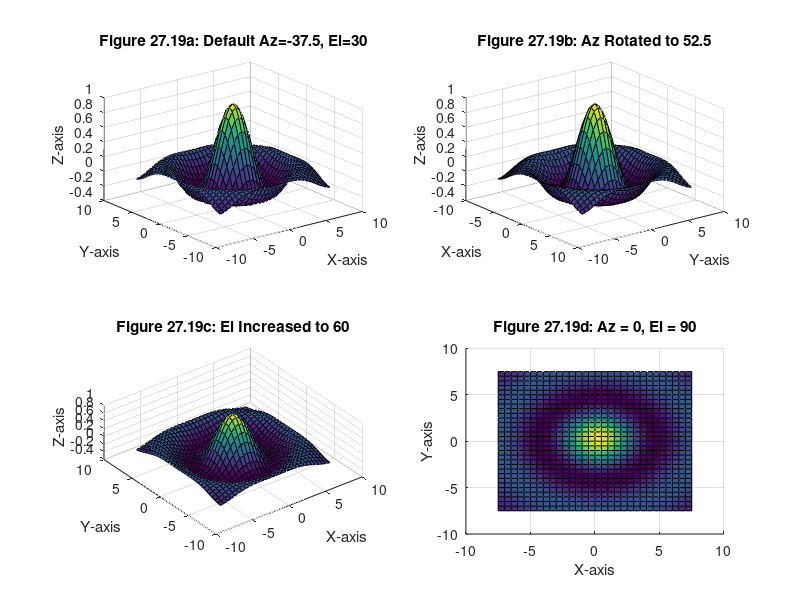

Source code (MATLAB):
x = -7.5:.5:7.5; y = x;   % create a data set
[X,Y] = meshgrid(x,y);
R = sqrt(X.^2+Y.^2)+eps;
Z = sin(R)./R;
subplot(2,2,1)
surf(X,Y,Z)
view(-37.5,30)
xlabel('X-axis'), ylabel('Y-axis'), zlabel('Z-axis')
title('Figure 27.19a: Default Az=-37.5, El=30')
subplot(2,2,2)
surf(X,Y,Z)
view(-37.5+90,30)
xlabel('X-axis'), ylabel('Y-axis'), zlabel('Z-axis')
title('Figure 27.19b: Az Rotated to 52.5')
subplot(2,2,3)
surf(X,Y,Z)
view(-37.5,60)
xlabel('X-axis'), ylabel('Y-axis'), zlabel('Z-axis')
title('Figure 27.19c: El Increased to 60')
subplot(2,2,4)
surf(X,Y,Z)
view(0,90)
xlabel('X-axis'), ylabel('Y-axis')
title('Figure 27.19d: Az = 0, El = 90')
